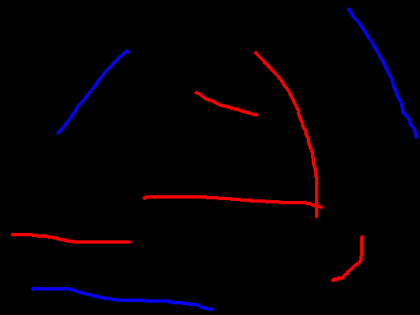
%> input picture data/Lazysnapping_data/dog stroke.png, 420 x 315 px, shrunk from 512 x 384 before the run
$ octave graph_cut.m   (GNU Octave 9; MATLAB toolbox functions it lacks are replaced by stand-ins)
%> lines starting %> are read from the running program, lines starting %| are printed output that depends on the picture
%read image
stroke = imread('ECE7866HW2_upload/Assignment_2_code/data/Lazysnapping_data/dog stroke.png');
%> stroke is the input picture: size 315x420x3 uint8; mean R, G, B 4, 0, 2.8
original_image =imread('ECE7866HW2_upload/Assignment_2_code/data/Lazysnapping_data/dog.PNG');
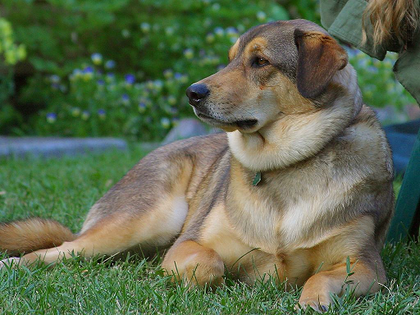
%> input picture data/Lazysnapping_data/dog.PNG, 420 x 315 px, shrunk from 512 x 384 before the run
%> original_image is the input picture: size 315x420x3 uint8; mean R, G, B 93.5, 106.4, 78.7
imshow(stroke);
imshow(original_image)
%separate rgb channels
r_channel = stroke(:,:,1);
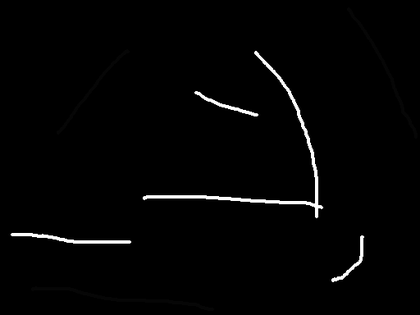
%> r_channel: size 315x420 uint8; min 0, max 255, mean 4
g_channel = stroke(:,:,2);
%> g_channel: size 315x420 uint8; every value is 0
b_channel = stroke(:,:,3);
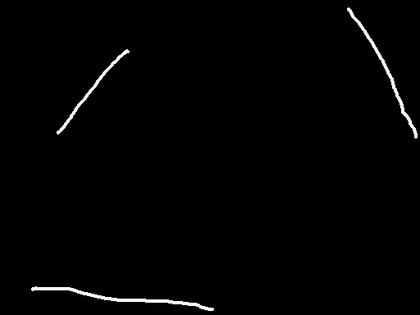
%> b_channel: size 315x420 uint8; min 0, max 255, mean 2.8
%plot r and b channel to check
fore_image = bsxfun(@times, original_image, repmat(r_channel/max(max(r_channel)),[1,1,3]));
figure;
imshow(fore_image);

back_image = bsxfun(@times, original_image, repmat(b_channel/max(max(b_channel)),[1,1,3]));
figure;
imshow(back_image);
%% find the fore point  and background point
k = find(rgb2gray(fore_image));
%> k = 2075 values from 3699 to 114583
fore_point_1 = fore_image(:,:,1);
fore_point_1 = fore_point_1(k);
%> fore_point_1 = 2075 values, max 216 at index 1471, min 1 at index 1122, mean 147.9
fore_point_2 = fore_image(:,:,2);
fore_point_2 = fore_point_2(k);
%> fore_point_2 = 2075 values, max 206 at index 1519, min 6 at index 1122, mean 133.4
fore_point_3 = fore_image(:,:,3);
fore_point_3 = fore_point_3(k);
%> fore_point_3 = 2075 values, max 196 at index 1561, min 1 at index 1122, mean 110.8

fore_point = zeros(size(k,1),3);
fore_point(:,1) = fore_point_1;
fore_point(:,2) = fore_point_2;
fore_point(:,3) = fore_point_3;

% find the fore point
k = find(rgb2gray(back_image));
%> k = 1449 values from 10054 to 131492
back_point_1 = back_image(:,:,1);
back_point_1 = back_point_1(k);
%> back_point_1 = 1449 values, max 209 at index 587, min 1 at index 116, mean 67.76
back_point_2 = back_image(:,:,2);
back_point_2 = back_point_2(k);
%> back_point_2 = 1449 values, max 225 at index 722, min 23 at index 1153, mean 103.3
back_point_3 = back_image(:,:,3);
back_point_3 = back_point_3(k);
%> back_point_3 = 1449 values, max 204 at index 722, min 0 at index 69, mean 67.22

back_point = zeros(size(k,1),3);
back_point(:,1) = back_point_1;
back_point(:,2) = back_point_2;
back_point(:,3) = back_point_3;

%% use kmeans to cluster fore points and back ground points
% foreground point gaussian model
fore_point_cluster = kmeans(fore_point,2);
%> fore_point_cluster = 2075 values, max 2 at index 1, min 1 at index 187, mean 1.46
back_point_cluster = kmeans(back_point,2);
%> back_point_cluster = 1449 values, max 2 at index 1, min 1 at index 2, mean 1.51

fore_point_gmm_1 = fitgmdist(fore_point(find(fore_point_cluster == 1),:),2);
fore_point_gmm_1 = gmdistribution(fore_point_gmm_1.mu,fore_point_gmm_1.Sigma,fore_point_gmm_1.ComponentProportion);

fore_point_gmm_2 = fitgmdist(fore_point(find(fore_point_cluster == 2),:),2);
fore_point_gmm_2 = gmdistribution(fore_point_gmm_2.mu,fore_point_gmm_2.Sigma,fore_point_gmm_2.ComponentProportion);

back_point_gmm_1 = fitgmdist(back_point(find(back_point_cluster == 1),:),2);
back_point_gmm_1 = gmdistribution(back_point_gmm_1.mu,back_point_gmm_1.Sigma,back_point_gmm_1.ComponentProportion);

back_point_gmm_2 = fitgmdist(back_point(find(back_point_cluster == 2),:),2);
back_point_gmm_2 = gmdistribution(back_point_gmm_2.mu,back_point_gmm_2.Sigma,back_point_gmm_2.ComponentProportion);

fore_gmm_mean = [fore_point_gmm_1.mu,fore_point_gmm_2.mu];
%> fore_gmm_mean = [187.8 173.5 152.2 102.2 85.11 61.6; 156.4 142.9 121.3 131 117.9 92.96]
fore_gmm_variance = [fore_point_gmm_1.Sigma, fore_point_gmm_2.Sigma];
fore_gmm_coe = [fore_point_gmm_1.ComponentProportion,fore_point_gmm_2.ComponentProportion];
%> fore_gmm_coe = [0.588 0.412 0.503 0.497]
%% generate new image, seg label,
new_cut_image = zeros(size(original_image));
segclass_own = zeros(1,size(original_image,1)*size(original_image,2));
probclass = zeros(2,size(original_image,1)*size(original_image,2));
count_segclass = 1
%> (the run ends here)
